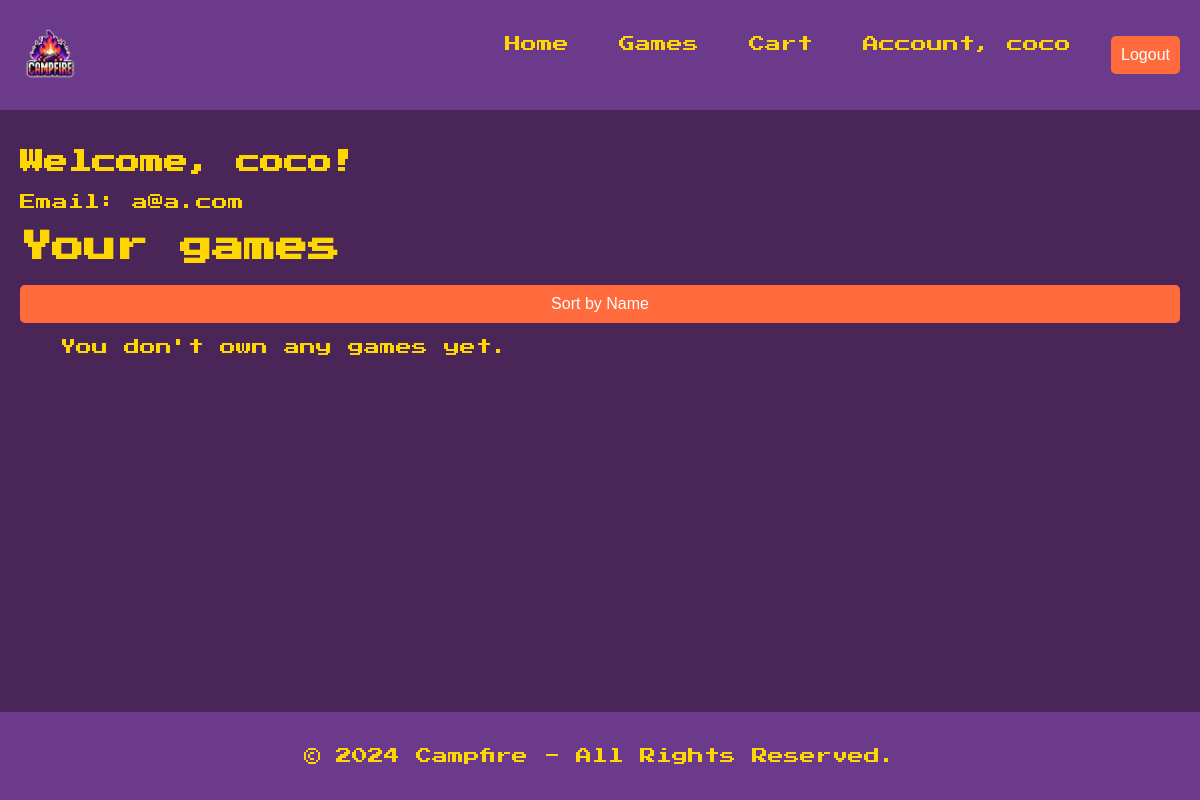
Page /account/ (signed in) on the earlier database version.
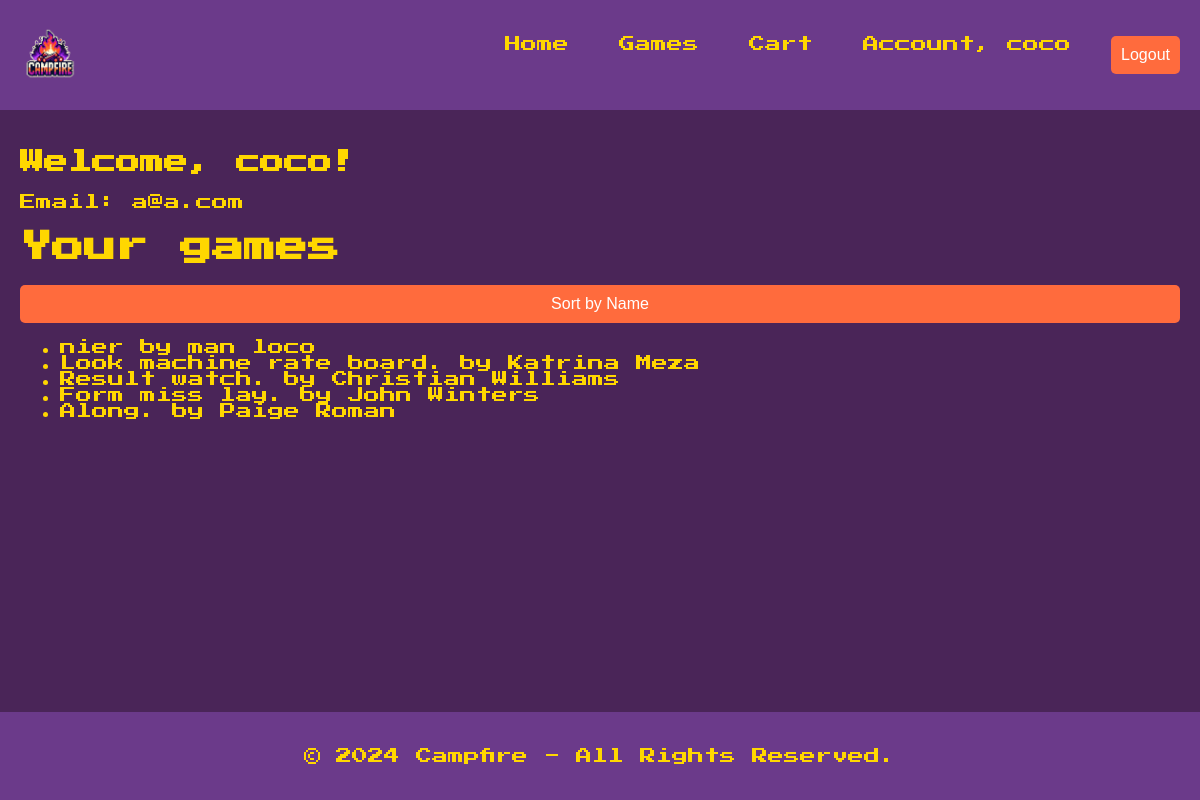
Same page on the later database version.
### shop/models.py (models this page shows, shortened)
class GameOwner(models.Model):
    user = models.ForeignKey(
        User, on_delete=models.CASCADE, related_name='game_owner')
    game = models.ForeignKey(
        Game, on_delete=models.CASCADE, related_name='game_owner')
    quantity = models.PositiveIntegerField(default=1)

class Game(models.Model):
    title = models.CharField(max_length=255)
    author = models.CharField(max_length=255)
    price = models.IntegerField()
    description = models.TextField()

### shop/views.py (the view)
# urls.py: path('account/', Account.as_view(), name='account'),
class Account(LoginRequiredMixin, View):
    template_name = "account.html"
    def get(self, request):
        owned_games = GameOwner.objects.filter(user=request.user)
        if 'sort_by_name' in request.GET:
            owned_games = owned_games.select_related('game').order_by('game__title')
        return render(request, self.template_name, {
                      'user': request.user,
                      'owned_games': owned_games
                      })

### shop/templates/account.html (shortened to what this page needs)
{% extends 'base.html' %}
{% block content %}
<h2>Welcome, {{ user.username }}!</h2>
<p>Email: {{ user.email }}</p>
<h1>
  Your games
</h1>
<form action="{% url 'account' %}" method="get">
  <button type="submit" name="sort_by_name" value="1">Sort by Name</button>
</form>
<ul>
  {% for item in owned_games %}
  <li>{{ item.game.title }} by {{ item.game.author }}</li>
  {% empty %}
  <p>You don't own any games yet.</p>
  {% endfor %}
</ul>
{% endblock %}

### shop/templates/base.html (shortened to what this page needs)
<!doctype html>
<html lang="en">
<head>
  {% load static %}
  <link href="{% static 'css/styles.css' %}" rel="stylesheet" />
</head>
<body>
  <nav class="navbar">
    <div class="logo">
      <img src="{% static 'images/logo.png' %}" alt="Campfire Logo" />
    </div>
    <ul class="nav-links">
      <li><a href="{% url 'home' %}">Home</a></li>
      {% if user.is_authenticated %}
      <li><a href="{% url 'games' %}">Games</a></li>
      <li><a href="{% url 'cart' %}">Cart</a></li>
      <li><a href="{% url 'account' %}">Account, {{ user.username }}</a></li>
      <form method="POST" action="{% url 'logout' %}">
        <button type="submit">Logout</button>
      </form>
      {% else %}
      <li><a href="{% url 'login' %}">Login</a></li>
      <li><a href="{% url 'signup' %}">Signup</a></li>
      {% endif %}
    </ul>
  </nav>
  <div class="container">
    {% block content %}
    {% endblock %}
  </div>
  <footer class="footer">
    <p>© 2024 Campfire - All Rights Reserved.</p>
  </footer>
</body>
</html>

### shop/static/css/styles.css (style rules this page uses)
body { font-family: 'Press Start 2P', cursive; background-color: #4A2558; color: #FFD700; margin: 0; padding: 0; min-height: 100vh; display: flex; flex-direction: column; }
.navbar { display: flex; justify-content: space-between; align-items: center; padding: 20px; background-color: #6B3A8A; }
.navbar .logo img { width: 60px; height: auto; }
.nav-links { list-style: none; display: flex; gap: 30px; }
.nav-links li { display: inline; }
.nav-links li a { text-decoration: none; font-size: 16px; color: #FFD700; padding: 10px; transition: background-color 0.3s ease; }
.container { flex: 1; padding: 20px; }
.footer { background-color: #6B3A8A; color: #FFD700; padding: 20px; text-align: center; margin-top: auto; }
button[type="submit"] { width: 100%; padding: 10px; background-color: #FF6B3D; border: none; border-radius: 5px; color: white; font-size: 16px; cursor: pointer; transition: background-color 0.3s ease; }

Differences in the rows shown:
added GameOwner: game "nier", game.author "man loco"
added GameOwner: game "Look machine rate board.", game.author "Katrina Meza"
added GameOwner: game "Result watch.", game.author "Christian Williams"
added GameOwner: game "Form miss lay.", game.author "John Winters"
added GameOwner: game "Along.", game.author "Paige Roman"
Other differences:
text no longer shown: "You don't own any games yet."
